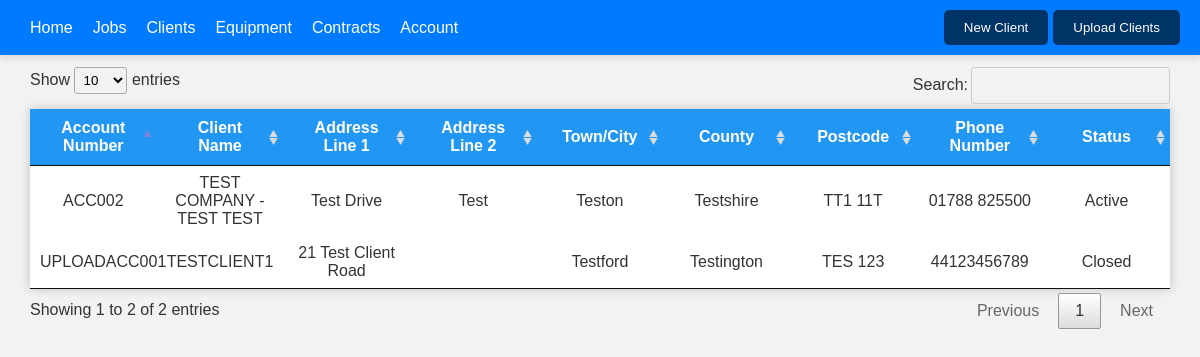
The app's page /clients with its own data.
### tables this page shows
CREATE TABLE clients (
            id INTEGER PRIMARY KEY AUTOINCREMENT,
            account_number TEXT,
            client_name TEXT,
            address_line_1 TEXT,
            address_line_2 TEXT,
            town_city TEXT,
            county TEXT,
            postcode TEXT,
            phone_number TEXT,
            status TEXT,
            date_stamp TEXT
        );

### app.py (the view)
@app.route('/clients')
def clients():
    search_query = request.args.get('search', '', type=str)
    success_message = request.args.get('success', '')
    error_message = request.args.get('error', '')
    conn = get_db()
    if search_query:
        query = '''
            SELECT * FROM clients
            WHERE account_number LIKE ? OR client_name LIKE ? OR address_line_1 LIKE ?
            OR address_line_2 LIKE ? OR town_city LIKE ? OR county LIKE ?
            OR postcode LIKE ? OR phone_number LIKE ? OR status LIKE ?
            ORDER BY id
        '''
        search_params = (f"%{search_query}%",) * 8
        clients = conn.execute(query, search_params).fetchall()
    else:
        clients = conn.execute('''
            SELECT * FROM clients
            ORDER BY id
        ''').fetchall()
    conn.close()
    return render_template('clients.html', clients=clients, success_message=success_message, error_message=error_message)

### app.py (called while the page is built)
def get_db():
    conn = sqlite3.connect(DATABASE)
    conn.row_factory = sqlite3.Row
    return conn

### templates/clients.html (shortened to what this page needs)
    {% include 'header.html' %}
        <div class="search">
            <button id="add-client-button" onclick="searchClients()">New Client</button>
            <button id="upload-clients-button">Upload Clients</button>
        </div>
    </header>
    <div style="width: 95%; padding-top: 1%; margin: auto;">
        <table id="clients-table" style="width: 100%; margin-top: 10px;">
            <thead>
                <tr>
                    <th sortable="true">Account Number</th>
                    <th sortable="true">Client Name</th>
                    <th sortable="true">Address Line 1</th>
                    <th sortable="true">Address Line 2</th>
                    <th sortable="true">Town/City</th>
                    <th sortable="true">County</th>
                    <th sortable="true">Postcode</th>
                    <th sortable="true">Phone Number</th>
                    <th sortable="true">Status</th>
                </tr>
            </thead>
            {% for client in clients %}
                <tr class="clickable-row" data-href="{{ url_for('client_details', account_number=client.account_number) }}">
                    <td>{{ client.account_number }}</td>
                    <td>{{ client.client_name }}</td>
                    <td>{{ client.address_line_1 }}</td>
                    <td>{{ client.address_line_2 }}</td>
                    <td>{{ client.town_city }}</td>
                    <td>{{ client.county }}</td>
                    <td>{{ client.postcode }}</td>
                    <td>{{ client.phone_number }}</td>
                    <td>{{ client.status }}</td>
                </tr>
            {% endfor %}
        </table>
    </div>
</body>
</html>

### static/css/style.css (style rules this page uses)
body { font-family: Arial, sans-serif; background-color: #f2f2f2; color: #333; }
table { width: 500px; margin: 50px auto; border-collapse: collapse; background-color: #fff; box-shadow: 0 0 10px rgba(0, 0, 0, 0.2); }
th, td { padding: 10px; text-align: center; }
th { background-color: #2196F3; color: #fff; }
tr:nth-child(even) { background-color: #f2f2f2; }
* { margin: 0; padding: 0; box-sizing: border-box; }
.search { display: flex; align-items: center; }
.search button { padding: 10px 20px; background-color: #003366; color: white; border: none; border-radius: 5px; cursor: pointer; transition: background-color 0.3s; margin-left: 5px; }
table.dataTable { margin: 0 auto; clear: both; width: 100%; table-layout: fixed; border-collapse: collapse; border-spacing: 0; background-color: #fff; box-shadow: 0 0 10px rgba(0, 0, 0, 0.2); }
.clickable-row { cursor: pointer; }

### static/css/datatable.css (style rules this page uses)
table.dataTable { width:100%;margin:0 auto;clear:both;border-collapse:separate;border-spacing:0 }
table.dataTable thead th,table.dataTable tfoot th { font-weight:bold }
table.dataTable thead th,table.dataTable thead td { padding:10px 18px;border-bottom:1px solid #111 }
table.dataTable thead .sorting,table.dataTable thead .sorting_asc,table.dataTable thead .sorting_desc,table.dataTable thead .sorting_asc_disabled,table.dataTable thead .sorting_desc_disabled { cursor:pointer;*cursor:hand;background-repeat:no-repeat;background-position:center right }
table.dataTable thead .sorting { background-image:url("../images/sort_both.png") }
table.dataTable thead .sorting_asc { background-image:url("../images/sort_asc.png") !important }
table.dataTable tbody tr { background-color:#fff }
table.dataTable tbody th,table.dataTable tbody td { padding:8px 10px }
table.dataTable.no-footer { border-bottom:1px solid #111 }
table.dataTable th,table.dataTable td { box-sizing:content-box }

### records on screen
clients: account_number "ACC002", client_name "TEST COMPANY - TEST TEST", address_line_1 "Test Drive", address_line_2 "Test", town_city "Teston", county "Testshire", postcode "TT1 11T", phone_number "01788 825500", status "Active"
clients: account_number "UPLOADACC001", client_name "TESTCLIENT1", address_line_1 "21 Test Client Road", town_city "Testford", county "Testington", postcode "TES 123", phone_number "44123456789", status "Closed"
